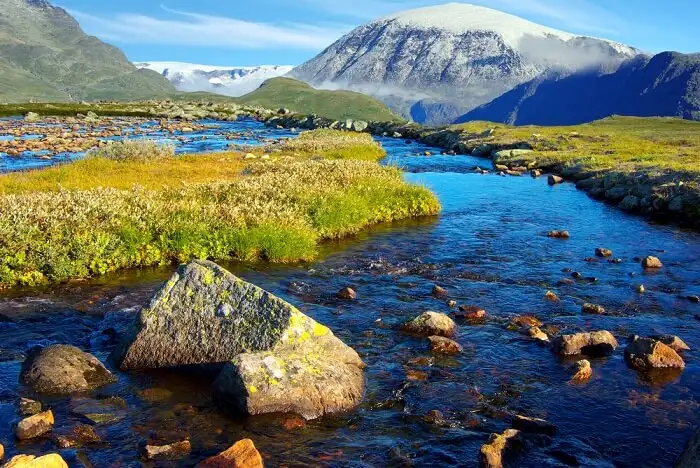
#> input picture python/opencvprogs/assigns/final/ref.jpg, 700 x 468 px
$ python assign4.py
#> lines starting #> are read from the running program, lines starting #| are printed output that depends on the picture
import cv2
import numpy as np

image = cv2.imread("ref.jpg")
#> image is the input picture: shape (468, 700, 3); mean B, G, R 105.2, 109.3, 95.7

blue, green, red = cv2.split(image)
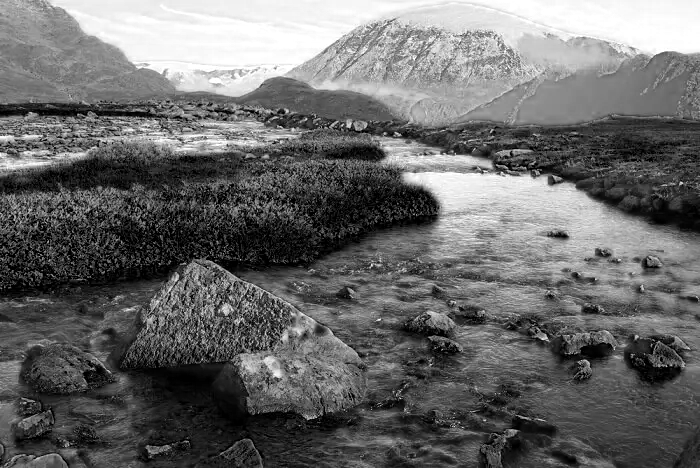
#> blue: shape (468, 700); min 0, max 255, mean 105.2
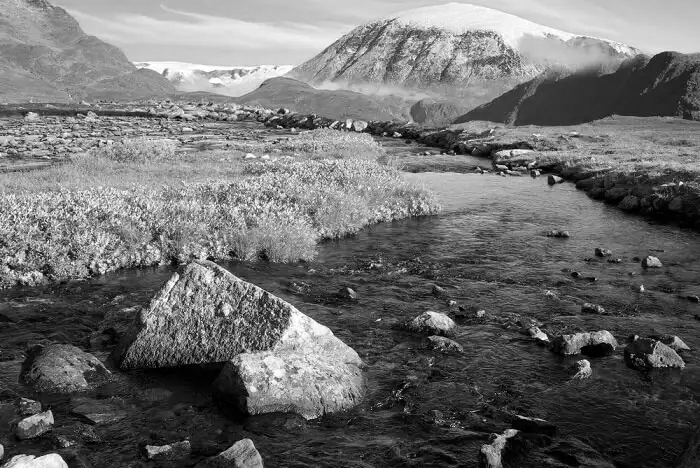
#> green: shape (468, 700); min 0, max 255, mean 109.3
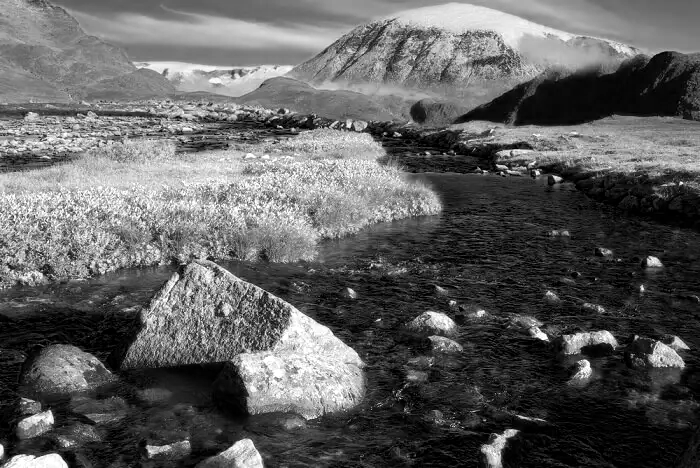
#> red: shape (468, 700); min 0, max 255, mean 95.7

# the blank image must have the same shape as a single channel because a single channel will be merged into it
# to do so, the shape must be same
blank = np.zeros_like(red)

blueimg = cv2.merge([blue, blank, blank])
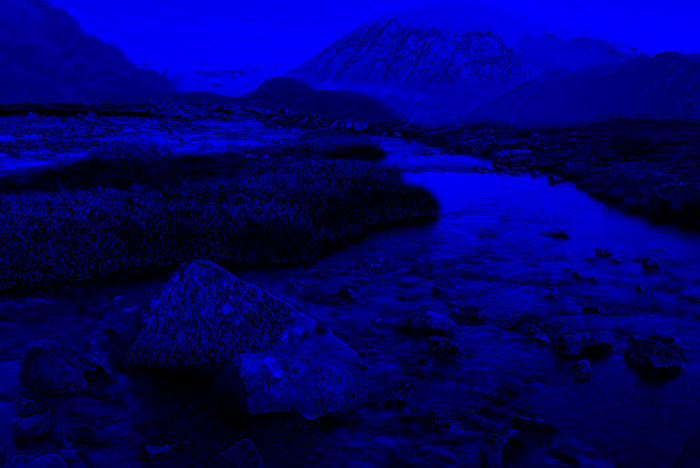
#> blueimg: shape (468, 700, 3); mean of channels 0, 1, 2 105.2, 0, 0; drawn as B, G, R
greenimg = cv2.merge([blank, green, blank])
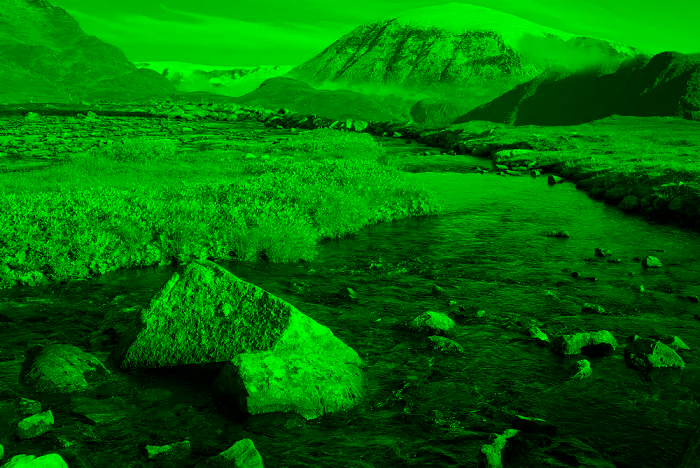
#> greenimg: shape (468, 700, 3); mean of channels 0, 1, 2 0, 109.3, 0; drawn as B, G, R
redimg = cv2.merge([blank, blank, red])
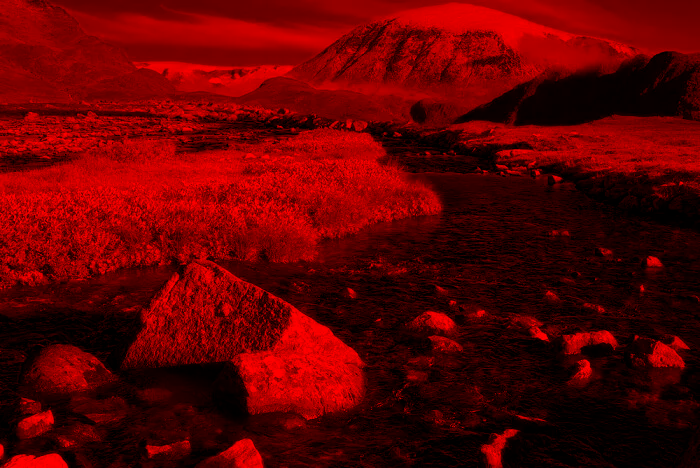
#> redimg: shape (468, 700, 3); mean of channels 0, 1, 2 0, 0, 95.7; drawn as B, G, R

cv2.imshow("Original", image)
cv2.imshow("Blue Component", blueimg)
cv2.imshow("Green Component", greenimg)
cv2.imshow("Red Component", redimg)

cv2.waitKey(0)
cv2.destroyAllWindows()

$ run again, with python/opencvprogs/assigns/final/sun.jpg copied over python/opencvprogs/assigns/final/ref.jpg
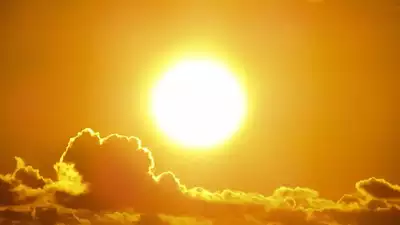
#> input picture python/opencvprogs/assigns/final/sun.jpg, 400 x 225 px
#> image is the input picture: shape (225, 400, 3); mean B, G, R 43.7, 151.5, 213.2
#> `greenimg = cv2.merge([blank, green, blank])`:
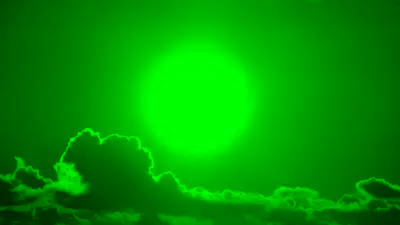
#> greenimg: shape (225, 400, 3); mean of channels 0, 1, 2 0, 151.5, 0; drawn as B, G, R
#> `redimg = cv2.merge([blank, blank, red])`:
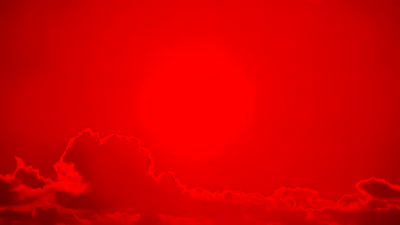
#> redimg: shape (225, 400, 3); mean of channels 0, 1, 2 0, 0, 213.2; drawn as B, G, R
